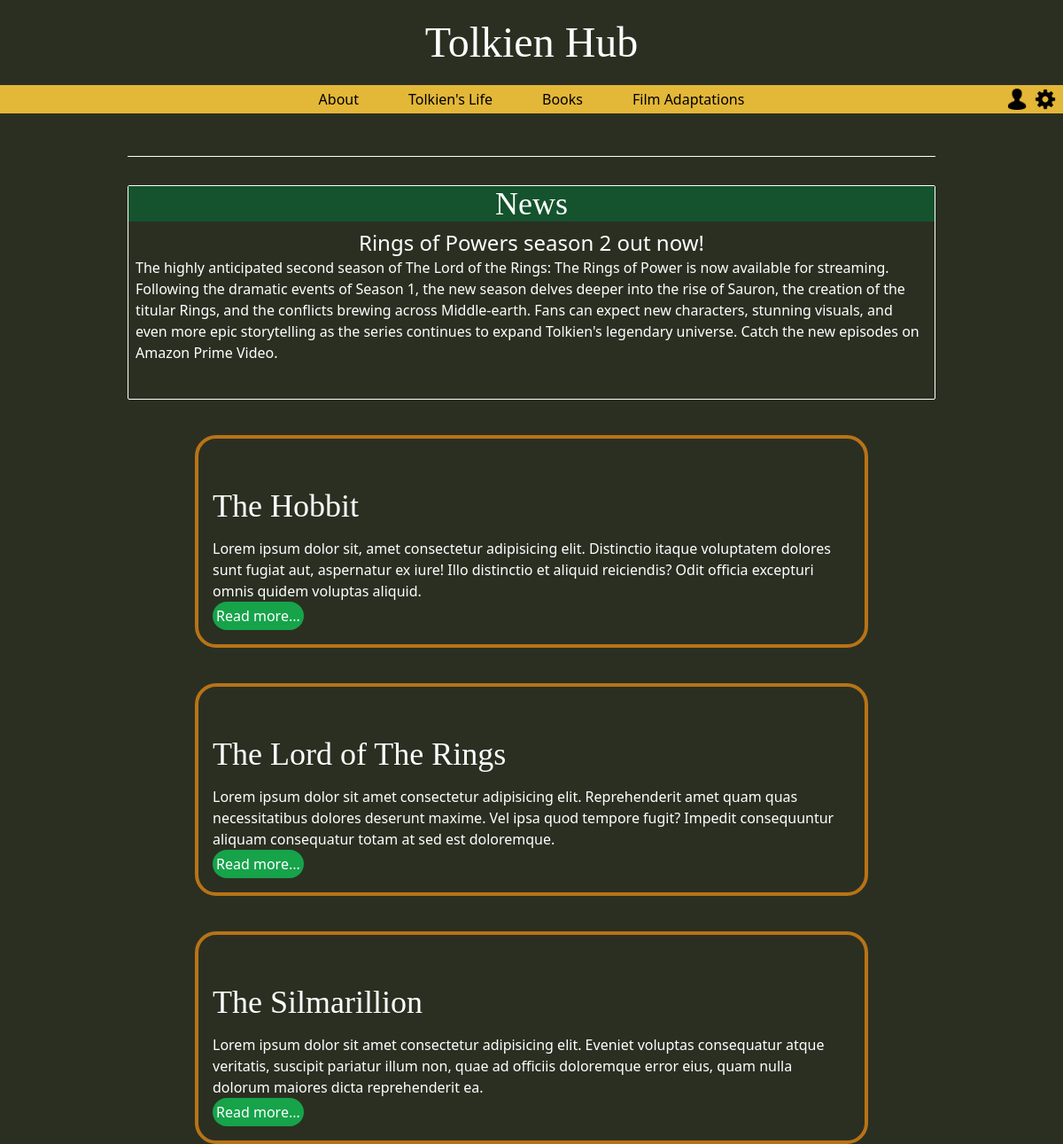
Page /home (signed in) on the committed database.
### tables this page shows
CREATE TABLE news (id INTEGER PRIMARY KEY AUTOINCREMENT, title TEXT NOT NULL, content TEXT NOT NULL, author TEXT NOT NULL, date TEXT NOT NULL, time TEXT NOT NULL);

### app.py (the view)
@app.route('/')
@app.route('/index')
@app.route('/home')
def home():
    news_title, news_content, news_author = get_news()
    return render_template('index.html', news_title=news_title, news_content=news_content, news_author=news_author)

### app.py (called while the page is built)
def get_news():
    with db.connect(db_path) as conn:
        title, content, author = db.read_news(conn)
    return title, content, author

### db_functions.py (called while the page is built)
def connect(db_path):
    return sqlite3.connect(db_path)

def read_news(conn):
    c = conn.cursor()
    try:
        query = ("SELECT title, content, author FROM news ORDER BY id DESC LIMIT 1;")
        c.execute(query)
        title, content, author = c.fetchone()
        return title, content, author
    except Exception as e:
        print(f"Error: {e}")
        return str(e)

### templates/index.html (shortened to what this page needs)
<!DOCTYPE html>
<html lang="en">
<head>
    <link rel="stylesheet" href="{{ url_for('static', filename='style.css') }}">
    <script src="https://cdn.tailwindcss.com"></script>
</head>
<body>
    <header class="tw-h-32 tw-w-full tw-fixed tw-top-0 tw-flex tw-flex-col tw-bg-green-darkest">
        <a href="{{ url_for('home') }}" class="tw-pb-8 tw-m-auto tw-text-white tw-text-5xl tw-font-cinzel">Tolkien Hub</a>
        <nav class="tw-h-8 tw-w-full tw-absolute tw-bottom-0 tw-flex">
            <li class="tw-w-full tw-flex tw-justify-center tw-items-center tw-bg-gold">
                <ul class="tw-p-2 tw-mx-5 hover:tw-text-red-800"><a href="#">About</a></ul>
                <ul class="tw-p-2 tw-mx-5 hover:tw-text-red-800"><a href="#">Tolkien's Life</a></ul>
                <ul class="tw-p-2 tw-mx-5 hover:tw-text-red-800"><a href="#">Books</a></ul>
                <ul class="tw-p-2 tw-mx-5 hover:tw-text-red-800"><a href="#">Film Adaptations</a></ul>
                {% if session %}
                    <ul class="tw-absolute tw-right-10"><a href="#"><img class="tw-h-6" src="/static/media/profile.png" alt="A profile icon."></a></ul>
                {% endif %}
                <ul class="tw-absolute tw-right-2"><a href="{{ url_for('settings') }}"><img class="tw-h-6 hover:tw-rotate-45 tw-transition-transform tw-duration-500" src="/static/media/settings-wheel.png" alt="A settings cog icon."></a></ul>
            </li>
        </nav>
    </header>
    <main
        id="main-container"
        class="tw-h-auto tw-flex tw-flex-col tw-items-center tw-border-t tw-border-white tw-mx-36 tw-mt-44 tw-text-white">
        <div class="tw-pb-8 tw-border tw-border-white tw-rounded-sm tw-mt-8">
            <h2 class="tw-bg-green-900 tw-text-center tw-text-4xl tw-font-cinzel">News</h2>
            <div class="tw-p-2">
                <h3 class="tw-text-center tw-text-2xl"> {{ news_title }} </h3>
                <p> {{ news_content }} </p>
            </div>
        </div>
        <div id="home-content-container" class="tw-flex tw-w-10/12">
            <div class="tw-h-auto tw-w-full tw-flex tw-flex-col">
                <div class="tw-h-1/3 tw-w-full tw-p-4 tw-border-4 tw-rounded-3xl tw-border-gold-dark tw-mt-10">
                    <h2 class="tw-mt-10 tw-text-4xl tw-font-cinzel">The Hobbit</h2>
                    <p class="tw-mt-4">Lorem ipsum dolor sit, amet consectetur adipisicing elit. Distinctio itaque voluptatem dolores sunt fugiat aut, aspernatur ex iure! Illo distinctio et aliquid reiciendis? Odit officia excepturi omnis quidem voluptas aliquid.</p>
                    <button class="tw-p-1 tw-rounded-full tw-bg-green-600 hover:tw-bg-green-700 tw-transition-all"><a href="#">Read more...</a></button>
                </div>
                <div class="tw-h-1/3 tw-w-full tw-p-4 tw-border-4 tw-rounded-3xl tw-border-gold-dark tw-my-10">
                    <h2 class="tw-mt-10 tw-text-4xl tw-font-cinzel">The Lord of The Rings</h2>
                    <p class="tw-mt-4">Lorem ipsum dolor sit amet consectetur adipisicing elit. Reprehenderit amet quam quas necessitatibus dolores deserunt maxime. Vel ipsa quod tempore fugit? Impedit consequuntur aliquam consequatur totam at sed est doloremque.</p>
                    <button class="tw-p-1 tw-rounded-full tw-bg-green-600 hover:tw-bg-green-700 tw-transition-all"><a href="#">Read more...</a></button>
                </div>
                <div class="tw-h-1/3 tw-w-full tw-p-4 tw-border-4 tw-rounded-3xl tw-border-gold-dark">
                    <h2 class="tw-mt-10 tw-text-4xl tw-font-cinzel">The Silmarillion</h2>
                    <p class="tw-mt-4">Lorem ipsum dolor sit amet consectetur adipisicing elit. Eveniet voluptas consequatur atque veritatis, suscipit pariatur illum non, quae ad officiis doloremque error eius, quam nulla dolorum maiores dicta reprehenderit ea.</p>
                    <button class="tw-p-1 tw-rounded-full tw-bg-green-600 hover:tw-bg-green-700 tw-transition-all"><a href="#">Read more...</a></button>
                </div>
            </div>
        </div>
    </main>
</body>
</html>

### static/style.css (style rules this page uses)
:root { --gold: #e3b737; --gold-dark: #b87316; --green-darkest: #2b2f22; }
* { padding: none; margin: none; box-sizing: border-box; }
body { background-color: var(--green-darkest) }

### rows in the picture
news: title "Rings of Powers season 2 out now!", content "The highly anticipated second season of The Lord of the Rings: The Rings of Power is now available for streaming. Following the dramatic events of Season 1, the new season delves deeper into the rise of Sauron, the creation of the titular Rings, and the conflicts brewing across Middle-earth. Fans can expect new characters, stunning visuals, and even more epic storytelling as the series continues to expand Tolkien's legendary universe. Catch the new episodes on Amazon Prime Video."
